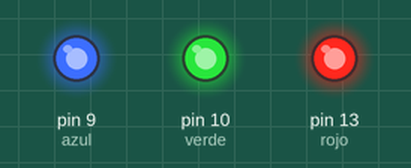
Simulated run of this sketch. Board: Arduino Uno, built with avr-gcc and run on an emulated ATmega328P. Parts: output pins drawn as LEDs (lit = HIGH).

Above: at 2.5 s.
At 7.5 s:
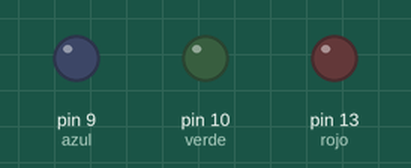
Timing chart, 0 to 13.0 s (numbered marks = the images above):
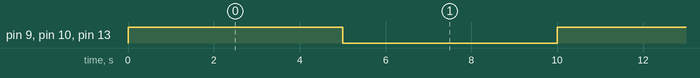

Measured:
- by itself, pin 9 (azul), pin 10 (verde), pin 13 (rojo): alternates HIGH for 5.0 s and LOW for 5.0 s

The sketch:

led_rojo.ino
```cpp
int rojo = 13;
int azul = 9;
int verde = 10;

void setup() {
  // put your setup code here, to run once:
  pinMode(rojo,OUTPUT);
  pinMode(azul,OUTPUT);
  pinMode(verde,OUTPUT);
}

void loop() {
  // put your main code here, to run repeatedly:
  digitalWrite(rojo,HIGH);
  digitalWrite(verde,HIGH);
  digitalWrite(azul,HIGH);
  delay(5000);
  digitalWrite(rojo,LOW);
  digitalWrite(verde,LOW);
  digitalWrite(azul,LOW);
  delay(5000);
}
```
